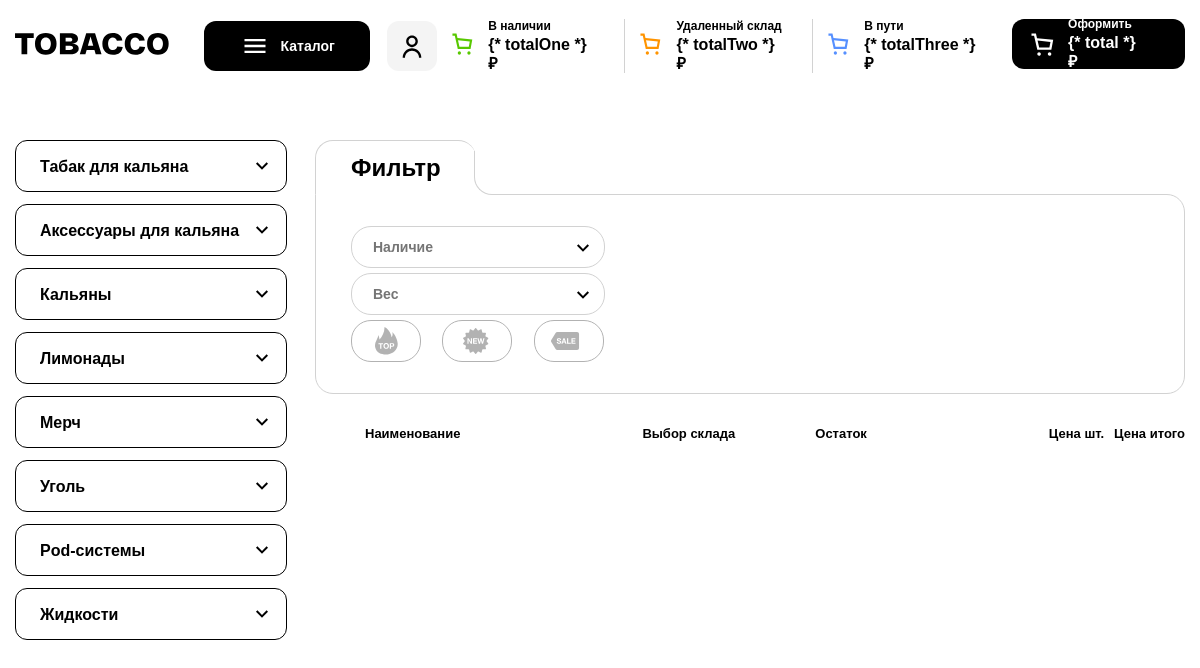
The page /main/ (signed in) on the database its author committed.
### api/models.py (models this page shows, shortened)
class Category(models.Model):
    name = models.CharField('Название', max_length=30)
    time_create = models.DateTimeField(auto_now_add=True)
    class Meta:
        verbose_name = 'Категория'
        verbose_name_plural = 'Основные категории товаров'

### main/views.py (the view)
# urls.py: path('main/', main, name='main'),
@login_required
def main(request):
    subcategories = Subcategory.objects.all().order_by('parent_category_id')
    categories = Category.objects.all()
    return render(request, 'main/main.html', {'categories': categories, 'subcategories': subcategories})

### main/templates/main/main.html (shortened to what this page needs)
{% extends "main/base.html" %}
{% load static %}
{% block content %}
  <main class="main">
    <div class="main__container container">
      {% include "main/menu.html" %}
      <div class="main__content">
        <section class="filtr">
          <h2 class="filtr__title">Фильтр</h2>
          <div class="filtr__content">
            <div class="dropdown-container">
              <div class="dropdown-wrap">
                <input type="text" class="filtr__dropdown select-selected dropdown" id="plant_type" placeholder="Наличие">
                <span class="dropdown-trigger" aria-hidden="true" data-trigger="plant_type">
                  <img loading="lazy" src="{% static 'main/img/arrow-down.svg' %}" class="image" width="" height="" alt="">
                </span>
              </div>
            </div>
            <div class="dropdown-container">
              <div class="dropdown-wrap">
                <input type="text" class="filtr__dropdown select-selected dropdown1" id="plant_type" placeholder="Вес">
                <span class="dropdown-trigger" aria-hidden="true" data-trigger="plant_type">
                  <img loading="lazy" src="{% static 'main/img/arrow-down.svg' %}" class="image" width="" height="" alt="">
                </span>
              </div>
            </div>
            <div class="filtr__btns">
              <label class="btn-reset checkbox-btn filtr__btn">
                <span class="filtr__span filtr__span--orange">
                  <svg class="filtr__svg filtr__svg--top">
                    <use xlink:href="{% static 'main/img/sprite.svg#top' %}"></use>
                    <img style='margin-right: 33%;' src="{% static 'main/img/top.svg' %}"/>
                  </svg>
                </span>
              </label>
              <label class="btn-reset checkbox-btn filtr__btn">
                <span class="filtr__span filtr__span--green">
                  <svg class="filtr__svg filtr__svg--new">
                    <use xlink:href="{% static 'main/img/sprite.svg#new' %}"></use>
                    <img style='margin-right: 33%;' src="{% static 'main/img/new.svg' %}"/>
                  </svg>
                </span>
              </label>
              <label class="btn-reset checkbox-btn filtr__btn" style="float:right">
                <span class="filtr__span filtr__span--red">
                  <svg class="filtr__svg filtr__svg--sale">
                    <use xlink:href="{% static 'main/img/sprite.svg#sale' %}"></use>
                    <img style='margin-right: 33%;' src="{% static 'main/img/sale.svg' %}"/>
                  </svg>
                </span>
              </label>
            </div>
          </div>
        </section>
        <section class="main-content">
          <div class="main-content__head main-head">
            <ul class="list-reset main-head__list">
              <li class="main-head__item">Наименование</li>
              <li class="main-head__item">Выбор склада</li>
              <li class="main-head__item">Остаток</li>
              <li class="main-head__item">Цена шт.</li>
              <li class="main-head__item">Цена итого</li>
            </ul>
          </div>
        </section>
      </div>
    </div>
  </main>
{% endblock %}

### main/templates/main/menu.html (shortened to what this page needs)
{% load static %}
<div class="sidebar" data-sidebar>
  <ul class="list-reset sidebar__list">
    {% for category in categories %}
    <li class="sidebar__item accordion-item--{% if category.name == 'Аксессуары для кальяна'%}green
      {% elif category.name == 'Кальяны'%}orange
      {% elif category.name == 'Лимонады'%}yellow
      {% elif category.name == 'Мерч'%}light-pink
      {% elif category.name == 'Табак для кальяна'%}blue
      {% elif category.name == 'Уголь'%}purple
      {% elif category.name == 'Pod-системы'%}red
      {% elif category.name == 'Жидкости'%}pink{% endif %}">
      <button class="btn-reset sidebar__btn sidebar__accordion accordion-header" :id="'categoryTab_'+{{category.id}}"
        @click="displayCategory({{category.id}})">
        <span class="ui-accordion-header-icon ui-icon ui-icon-triangle-1-e"
          :id="'categoryTriagle_'+{{category.id}}"></span>
        {{category.name}}
      </button>
    </li>
    {% endfor %}
  </ul>
</div>

### rows shown on the page
Category: name "Табак для кальяна"
Category: name "Аксессуары для кальяна"
Category: name "Кальяны"
Category: name "Лимонады"
Category: name "Мерч"
Category: name "Уголь"
Category: name "Pod-системы"
Category: name "Жидкости"
